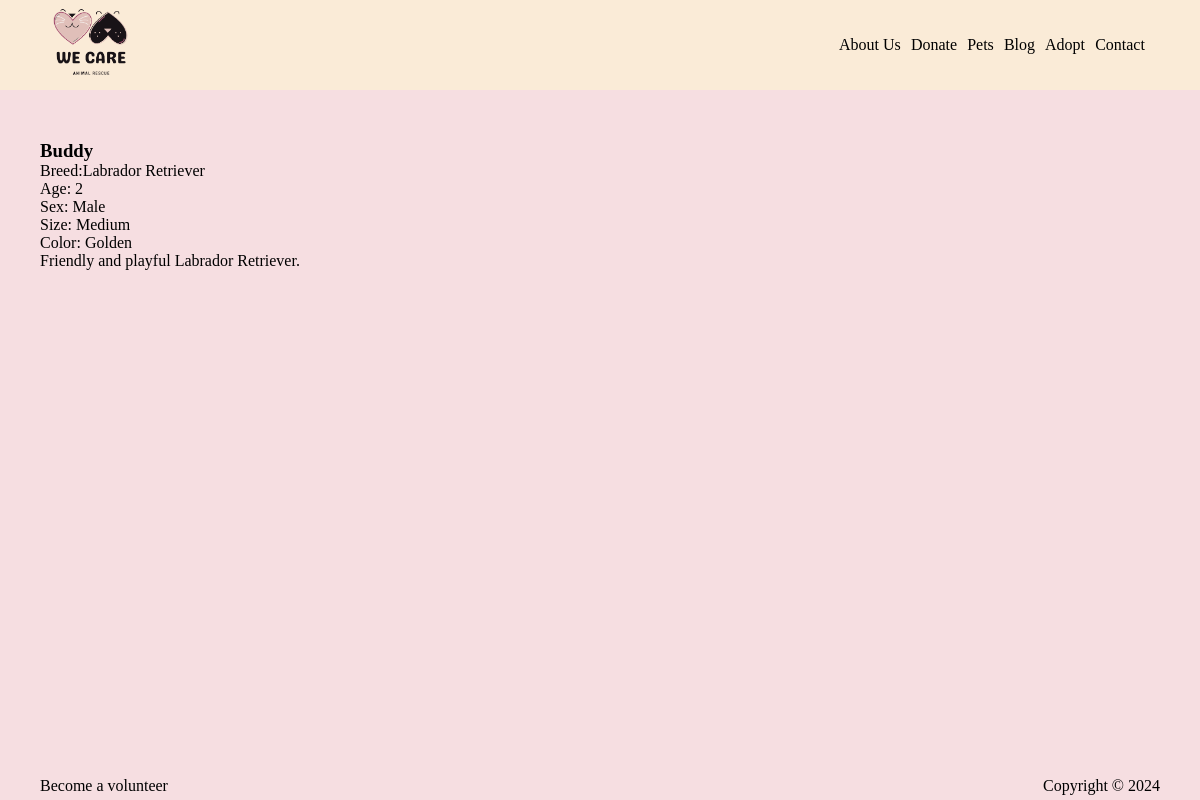
The app's page /pets/1/ with its own data.
### pets/models.py (models this page shows, shortened)
class Pet(models.Model):
    ADOPTION_STATUS_CHOICES = [
        ('available', 'Available'),
        ('pending', 'Pending'),
        ('adopted', 'Adopted')
    ]
    name = models.CharField(max_length=100)
    species = models.CharField(max_length=50)
    breed = models.CharField(max_length=100, blank=True)
    age = models.IntegerField()
    sex = models.CharField(max_length=10)
    size = models.CharField(max_length=20)
    color = models.CharField(max_length=50)
    health_issues = models.TextField(max_length=200)
    description = models.TextField(max_length=1000)
    adoption_status = models.CharField(max_length=20, choices=ADOPTION_STATUS_CHOICES)
    rescue_organization = models.CharField(max_length=80)
    date_added = models.DateField(default=timezone.now)
    image = models.ImageField(upload_to='pet_images/', blank=True)
    status =models.TextField()

### pets/views.py (the view)
# urls.py: path("pets/<int:pet_id>/", views.single_pet, name = "single_pet")
def single_pet(request,pet_id):
    pet = models.Pet.objects.get(pk=pet_id)
    return render(request, "single_pet.html", {"pet":  pet})

### pets/templates/single_pet.html (shortened to what this page needs)
{% extends "base.html" %}
{% block single_pet_template %}
<div>
    <div>
        <h3>{{pet.name}}</h3>
        <p>Breed:{{pet.breed}}</p>
        <p>Age: {{ pet.age }}</p>
        <p>Sex: {{ pet.sex }}</p>
        <p>Size: {{ pet.size }}</p>
        <p>Color: {{ pet.color }}</p>
         <p>{{ pet.description }}</p>
    </div>
</div>
{% endblock  %}

### static/css/css.css (style rules this page uses)
* { margin: 0; padding: 0; box-sizing: border-box; overflow-x: hidden; }
body { background-color: rgb(246, 222, 225); }

### records on screen
Pet: name "Buddy", breed "Labrador Retriever", age "2", sex "Male", size "Medium", color "Golden", description "Friendly and playful Labrador Retriever."
